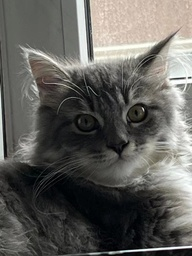
#> input picture Ex03/guagua.jpg, 192 x 256 px, shrunk from 801 x 1070 before the run
$ python convo.py
#> lines starting #> are read from the running program, lines starting #| are printed output that depends on the picture
from PIL import Image
import numpy as np
import matplotlib.pyplot as plt


def make_kernel(ksize, sigma):
    """

    :param ksize: kernel size, k * k
    :param sigma: standard variance
    :return: kernel matrix
    """
#> called with ksize = 5, sigma = 2
    kernel = np.zeros((ksize, ksize))  # set up an array to storage the value
    for i in range(0, ksize):
        for j in range(0, ksize):
            x2 = (i - (ksize - 1) / 2.) ** 2
            y2 = (j - (ksize - 1) / 2.) ** 2
            kernel[i][j] = np.exp(-1 * (x2 + y2) / (2 * (sigma ** 2))) / (2 * np.pi * sigma * sigma)
    return kernel / np.sum(kernel)  # normalization to 1


def slow_convolve(arr, k):
    """
    :param arr: input image as ndarray
    :param k: filter/kernel
    :return: convolved image, with the same size as the origin one

    kernel size: kw * kh
    image size: W * H
    padding: pw * ph, pw = kw // 2
    output image size: (W + 2 * pw - kw + 1) * (H + 2 * ph - kh +1)

    """
    res = np.zeros(np.shape(arr))
    kh, kw = np.shape(k)
    h, w = np.shape(arr)
    ph = kh // 2
    pw = kw // 2
    pad = np.pad(arr, ((ph, ph), (pw, pw)), 'constant')
    for i in range(0, h, 1):
        for j in range(0, w, 1):
            input = pad[i: i + kh, j: j + kw]
            output = np.multiply(input, np.fliplr(np.flipud(k)))  # flip
            res[i][j] = np.sum(output)
    return res  # implement the convolution with padding here


def processing(image, k):
    """
    :param image: 3D ndarray, RGB value
    :param k: kernel matrix
    :return: array to np.unit8
    """
    # TODO: blur the image, subtract the result to the input,
    #       add the result to the input, clip the values to the
    #       range [0,255] (remember warme-up exercise?), convert
    #       the array to np.unit8, and save the result

    shape = np.shape(image)
    res = np.zeros(shape, np.uint8)
    for i in range(0, 3):
        RGB = image[:, :, i]
        convolved = slow_convolve(RGB, k)
        temp = RGB + (RGB - convolved)
        res[:, :, i] = np.clip(temp, 0, 255)
    return res


if __name__ == '__main__':
    kernel1 = make_kernel(5, 2)  # todo: find better parameters
    kernel2 = make_kernel(10, 2)
    kernel3 = make_kernel(25, 5)
    # small sigma: no effect
    # large sigma: blurring
    # commonly used sigma: sigma = ksize / 5

    # TODO: chose the image you prefer
    img_origin = np.array(Image.open('guagua.jpg'))
#> img_origin is the input picture: shape (256, 192, 3); mean R, G, B 98.1, 96.9, 92.6
    result1 = processing(img_origin, kernel1)
#> after the loop in processing, `for i in range(0, 3):`:
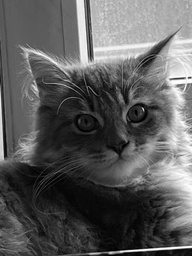
#> RGB: shape (256, 192); min 0, max 255, mean 92.6
#> after the loop in processing, `for i in range(0, 3):`:
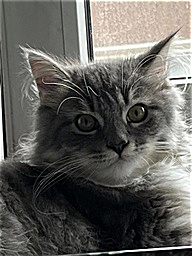
#> res: shape (256, 192, 3); mean R, G, B 98.5, 97.2, 93
    result2 = processing(img_origin, kernel2)
#> the loop in processing (call 2), `for i in range(0, 3):` made 3 passes
#> pass 1, in slow_convolve (call 4), `pad = np.pad(arr, ((ph, ph), (pw, pw)), 'constant')`:
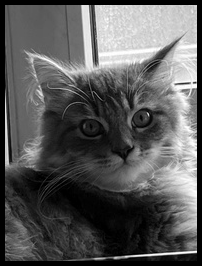
#> pad: shape (266, 202); min 0, max 255, mean 89.7
#> after the loop in processing (call 2), `for i in range(0, 3):`:
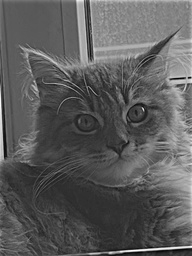
#> temp: shape (256, 192) float64; min -85.69, max 411.9, mean 94.3; drawn with min black and max white
    result3 = processing(img_origin, kernel3)
#> the loop in processing (call 3), `for i in range(0, 3):` made 3 passes
#> pass 1, in slow_convolve (call 7), `pad = np.pad(arr, ((ph, ph), (pw, pw)), 'constant')`:
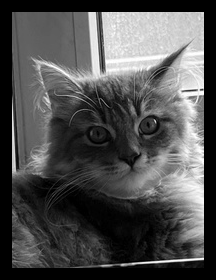
#> pad: shape (280, 216); min 0, max 255, mean 79.7
#> pass 1, in processing (call 3), `convolved = slow_convolve(RGB, k)`:
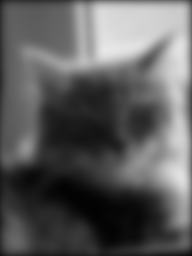
#> convolved: shape (256, 192) float64; min 2.79, max 231.3, mean 93.7
#> after the loop in processing (call 3), `for i in range(0, 3):`:
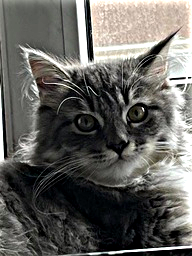
#> res: shape (256, 192, 3); mean R, G, B 100.5, 99.2, 95

    plt.figure()

    plt.subplot(2, 2, 1)
    plt.imshow(img_origin)
    plt.title('Original')

    plt.subplot(2, 2, 2)
    plt.imshow(result1)
    plt.title('σ = 2 and kernel size 5', fontsize=10)

    plt.subplot(2, 2, 3)
    plt.imshow(result2)
    plt.title('σ = 2 and kernel size 10', fontsize=10)

    plt.subplot(2, 2, 4)
    plt.imshow(result3)
    plt.title('σ = 5 and kernel size 25', fontsize=10)

    plt.show()
